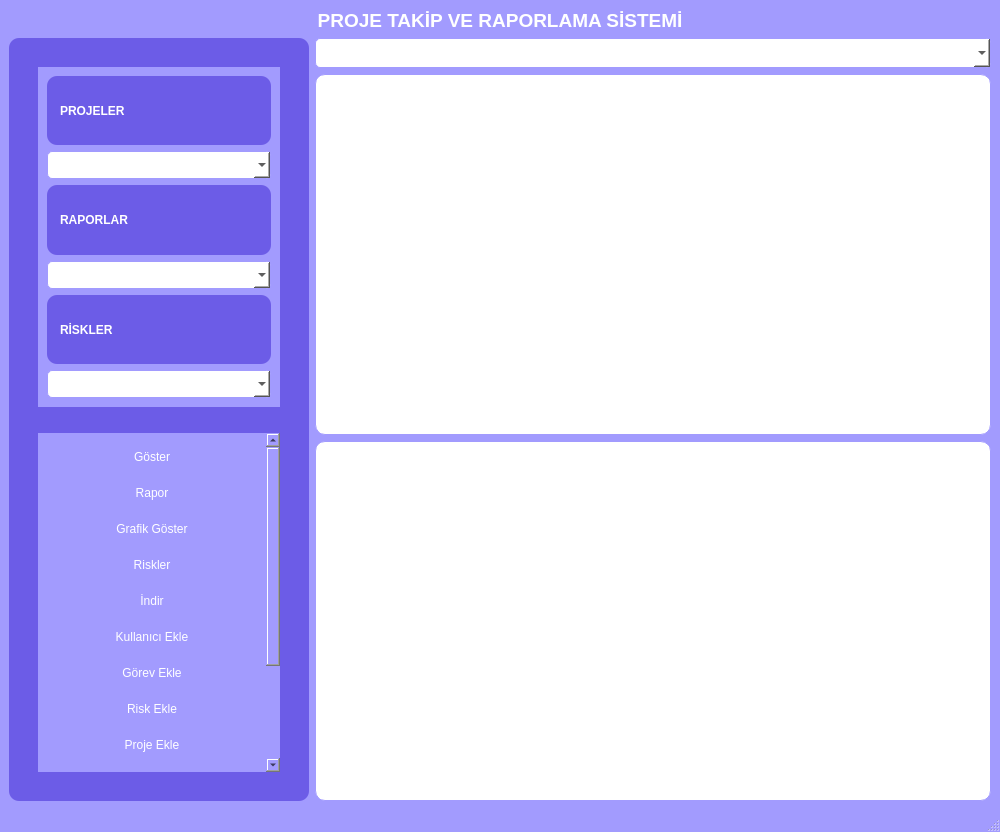
<?xml version="1.0" encoding="UTF-8"?>
<ui version="4.0">
 <class>MainWindow</class>
 <widget class="QMainWindow" name="MainWindow">
  <property name="geometry">
   <rect>
    <x>0</x>
    <y>0</y>
    <width>1000</width>
    <height>832</height>
   </rect>
  </property>
  <property name="minimumSize">
   <size>
    <width>1000</width>
    <height>700</height>
   </size>
  </property>
  <property name="windowTitle">
   <string>Proje Takip ve Raporlama Sistemi</string>
  </property>
  <property name="styleSheet">
   <string notr="true">QMainWindow {
    background-color: #a29bfe;
}</string>
  </property>
  <widget class="QWidget" name="centralwidget">
   <property name="styleSheet">
    <string notr="true">QWidget {
    background-color: #a29bfe;
}</string>
   </property>
   <layout class="QVBoxLayout" name="verticalLayout">
    <item>
     <widget class="QLabel" name="label_baslik">
      <property name="font">
       <font>
        <pointsize>14</pointsize>
        <weight>75</weight>
        <bold>true</bold>
       </font>
      </property>
      <property name="styleSheet">
       <string notr="true">color: white;</string>
      </property>
      <property name="text">
       <string>PROJE TAKİP VE RAPORLAMA SİSTEMİ</string>
      </property>
      <property name="alignment">
       <set>Qt::AlignCenter</set>
      </property>
     </widget>
    </item>
    <item>
     <layout class="QHBoxLayout" name="horizontalLayout">
      <item>
       <widget class="QFrame" name="frame">
        <property name="minimumSize">
         <size>
          <width>250</width>
          <height>0</height>
         </size>
        </property>
        <property name="maximumSize">
         <size>
          <width>300</width>
          <height>16777215</height>
         </size>
        </property>
        <property name="styleSheet">
         <string notr="true">QFrame {
    background-color: #6c5ce7;
    border-radius: 10px;
    padding: 10px;
}</string>
        </property>
        <layout class="QVBoxLayout" name="verticalLayout_2">
         <item>
          <widget class="QScrollArea" name="scrollArea">
           <property name="widgetResizable">
            <bool>true</bool>
           </property>
           <property name="styleSheet">
            <string notr="true">QScrollArea { border: none; }</string>
           </property>
           <widget class="QWidget" name="scrollContent">
            <layout class="QVBoxLayout" name="scrollLayout">
             <item>
              <widget class="QLabel" name="label_projeler">
               <property name="styleSheet">
                <string notr="true">color: white; font-weight: bold; font-size: 12px;</string>
               </property>
               <property name="text">
                <string>PROJELER</string>
               </property>
              </widget>
             </item>
             <item>
              <widget class="QComboBox" name="combobox_proje">
               <property name="minimumSize">
                <size>
                 <width>0</width>
                 <height>25</height>
                </size>
               </property>
               <property name="styleSheet">
                <string notr="true">QComboBox {
    border: 1px solid #a29bfe;
    border-radius: 5px;
    padding: 5px;
    background: white;
}
QComboBox:hover {
    border: 1px solid #ffffff;
}</string>
               </property>
              </widget>
             </item>
             <item>
              <widget class="QLabel" name="label_raporlar">
               <property name="styleSheet">
                <string notr="true">color: white; font-weight: bold; font-size: 12px;</string>
               </property>
               <property name="text">
                <string>RAPORLAR</string>
               </property>
              </widget>
             </item>
             <item>
              <widget class="QComboBox" name="combobox_raporlar">
               <property name="minimumSize">
                <size>
                 <width>0</width>
                 <height>25</height>
                </size>
               </property>
               <property name="styleSheet">
                <string notr="true">QComboBox {
    border: 1px solid #a29bfe;
    border-radius: 5px;
    padding: 5px;
    background: white;
}
QComboBox:hover {
    border: 1px solid #ffffff;
}</string>
               </property>
              </widget>
             </item>
             <item>
              <widget class="QLabel" name="label_riskler">
               <property name="styleSheet">
                <string notr="true">color: white; font-weight: bold; font-size: 12px;</string>
               </property>
               <property name="text">
                <string>RİSKLER</string>
               </property>
              </widget>
             </item>
             <item>
              <widget class="QComboBox" name="combobox_riskler">
               <property name="minimumSize">
                <size>
                 <width>0</width>
                 <height>25</height>
                </size>
               </property>
               <property name="styleSheet">
                <string notr="true">QComboBox {
    border: 1px solid #a29bfe;
    border-radius: 5px;
    padding: 5px;
    background: white;
}
QComboBox:hover {
    border: 1px solid #ffffff;
}</string>
               </property>
              </widget>
             </item>
            </layout>
           </widget>
          </widget>
         </item>
         <item>
          <widget class="QScrollArea" name="buttonScrollArea">
           <property name="widgetResizable">
            <bool>true</bool>
           </property>
           <property name="styleSheet">
            <string notr="true">QScrollArea { border: none; }</string>
           </property>
           <widget class="QWidget" name="buttonContent">
            <layout class="QVBoxLayout" name="buttonLayout">
             <item>
              <widget class="QPushButton" name="button_goster">
               <property name="minimumSize">
                <size>
                 <width>0</width>
                 <height>30</height>
                </size>
               </property>
               <property name="styleSheet">
                <string notr="true">QPushButton {
    background-color: #a29bfe;
    color: white;
    border: none;
    border-radius: 5px;
    padding: 5px;
}
QPushButton:hover {
    background-color: #ffffff;
    color: #6c5ce7;
}</string>
               </property>
               <property name="text">
                <string>Göster</string>
               </property>
              </widget>
             </item>
             <item>
              <widget class="QPushButton" name="pushButton_2">
               <property name="minimumSize">
                <size>
                 <width>0</width>
                 <height>30</height>
                </size>
               </property>
               <property name="styleSheet">
                <string notr="true">QPushButton {
    background-color: #a29bfe;
    color: white;
    border: none;
    border-radius: 5px;
    padding: 5px;
}
QPushButton:hover {
    background-color: #ffffff;
    color: #6c5ce7;
}</string>
               </property>
               <property name="text">
                <string>Rapor</string>
               </property>
              </widget>
             </item>
             <item>
              <widget class="QPushButton" name="pushButton">
               <property name="minimumSize">
                <size>
                 <width>0</width>
                 <height>30</height>
                </size>
               </property>
               <property name="styleSheet">
                <string notr="true">QPushButton {
    background-color: #a29bfe;
    color: white;
    border: none;
    border-radius: 5px;
    padding: 5px;
}
QPushButton:hover {
    background-color: #ffffff;
    color: #6c5ce7;
}</string>
               </property>
               <property name="text">
                <string>Grafik Göster</string>
               </property>
              </widget>
             </item>
             <item>
              <widget class="QPushButton" name="pushButton_3">
               <property name="minimumSize">
                <size>
                 <width>0</width>
                 <height>30</height>
                </size>
               </property>
               <property name="styleSheet">
                <string notr="true">QPushButton {
    background-color: #a29bfe;
    color: white;
    border: none;
    border-radius: 5px;
    padding: 5px;
}
QPushButton:hover {
    background-color: #ffffff;
    color: #6c5ce7;
}</string>
               </property>
               <property name="text">
                <string>Riskler</string>
               </property>
              </widget>
             </item>
             <item>
              <widget class="QPushButton" name="pushButton_4">
               <property name="minimumSize">
                <size>
                 <width>0</width>
                 <height>30</height>
                </size>
               </property>
               <property name="styleSheet">
                <string notr="true">QPushButton {
    background-color: #a29bfe;
    color: white;
    border: none;
    border-radius: 5px;
    padding: 5px;
}
QPushButton:hover {
    background-color: #ffffff;
    color: #6c5ce7;
}</string>
               </property>
               <property name="text">
                <string>İndir</string>
               </property>
              </widget>
             </item>
             <item>
              <widget class="QPushButton" name="button_kullanici_ekle">
               <property name="minimumSize">
                <size>
                 <width>0</width>
                 <height>30</height>
                </size>
               </property>
               <property name="styleSheet">
                <string notr="true">QPushButton {
    background-color: #a29bfe;
    color: white;
    border: none;
    border-radius: 5px;
    padding: 5px;
}
QPushButton:hover {
    background-color: #ffffff;
    color: #6c5ce7;
}</string>
               </property>
               <property name="text">
                <string>Kullanıcı Ekle</string>
               </property>
              </widget>
             </item>
             <item>
              <widget class="QPushButton" name="button_gorev_ekle">
               <property name="minimumSize">
                <size>
                 <width>0</width>
                 <height>30</height>
                </size>
               </property>
               <property name="styleSheet">
                <string notr="true">QPushButton {
    background-color: #a29bfe;
    color: white;
    border: none;
    border-radius: 5px;
    padding: 5px;
}
QPushButton:hover {
    background-color: #ffffff;
    color: #6c5ce7;
}</string>
               </property>
               <property name="text">
                <string>Görev Ekle</string>
               </property>
              </widget>
             </item>
             <item>
              <widget class="QPushButton" name="button_risk_ekle">
               <property name="minimumSize">
                <size>
                 <width>0</width>
                 <height>30</height>
                </size>
               </property>
               <property name="styleSheet">
                <string notr="true">QPushButton {
    background-color: #a29bfe;
    color: white;
    border: none;
    border-radius: 5px;
    padding: 5px;
}
QPushButton:hover {
    background-color: #ffffff;
    color: #6c5ce7;
}</string>
               </property>
               <property name="text">
                <string>Risk Ekle</string>
               </property>
              </widget>
             </item>
             <item>
              <widget class="QPushButton" name="button_proje_ekle">
               <property name="minimumSize">
                <size>
                 <width>0</width>
                 <height>30</height>
                </size>
               </property>
               <property name="styleSheet">
                <string notr="true">QPushButton {
    background-color: #a29bfe;
    color: white;
    border: none;
    border-radius: 5px;
    padding: 5px;
}
QPushButton:hover {
    background-color: #ffffff;
    color: #6c5ce7;
}</string>
               </property>
               <property name="text">
                <string>Proje Ekle</string>
               </property>
              </widget>
             </item>
             <item>
              <widget class="QPushButton" name="button_show_projeler">
               <property name="minimumSize">
                <size>
                 <width>0</width>
                 <height>30</height>
                </size>
               </property>
               <property name="styleSheet">
                <string notr="true">QPushButton {
    background-color: #a29bfe;
    color: white;
    border: none;
    border-radius: 5px;
    padding: 5px;
}
QPushButton:hover {
    background-color: #ffffff;
    color: #6c5ce7;
}</string>
               </property>
               <property name="text">
                <string>Projeler Tablosu</string>
               </property>
              </widget>
             </item>
             <item>
              <widget class="QPushButton" name="button_show_gorevler">
               <property name="minimumSize">
                <size>
                 <width>0</width>
                 <height>30</height>
                </size>
               </property>
               <property name="styleSheet">
                <string notr="true">QPushButton {
    background-color: #a29bfe;
    color: white;
    border: none;
    border-radius: 5px;
    padding: 5px;
}
QPushButton:hover {
    background-color: #ffffff;
    color: #6c5ce7;
}</string>
               </property>
               <property name="text">
                <string>Görevler Tablosu</string>
               </property>
              </widget>
             </item>
             <item>
              <widget class="QPushButton" name="button_show_raporlar">
               <property name="minimumSize">
                <size>
                 <width>0</width>
                 <height>30</height>
                </size>
               </property>
               <property name="styleSheet">
                <string notr="true">QPushButton {
    background-color: #a29bfe;
    color: white;
    border: none;
    border-radius: 5px;
    padding: 5px;
}
QPushButton:hover {
    background-color: #ffffff;
    color: #6c5ce7;
}</string>
               </property>
               <property name="text">
                <string>Raporlar Tablosu</string>
               </property>
              </widget>
             </item>
             <item>
              <widget class="QPushButton" name="button_show_kullanicilar">
               <property name="minimumSize">
                <size>
                 <width>0</width>
                 <height>30</height>
                </size>
               </property>
               <property name="styleSheet">
                <string notr="true">QPushButton {
    background-color: #a29bfe;
    color: white;
    border: none;
    border-radius: 5px;
    padding: 5px;
}
QPushButton:hover {
    background-color: #ffffff;
    color: #6c5ce7;
}</string>
               </property>
               <property name="text">
                <string>Kullanıcılar Tablosu</string>
               </property>
              </widget>
             </item>
            </layout>
           </widget>
          </widget>
         </item>
        </layout>
       </widget>
      </item>
      <item>
       <layout class="QVBoxLayout" name="verticalLayout_3">
        <item>
         <widget class="QComboBox" name="combobox_grafik_turu">
          <property name="minimumSize">
           <size>
            <width>200</width>
            <height>30</height>
           </size>
          </property>
          <property name="styleSheet">
           <string notr="true">QComboBox {
    background-color: white;
    border: 1px solid #a29bfe;
    border-radius: 5px;
    padding: 5px;
}
QComboBox:hover {
    border: 1px solid #6c5ce7;
}</string>
          </property>
         </widget>
        </item>
        <item>
         <widget class="QTableWidget" name="tablo">
          <property name="styleSheet">
           <string notr="true">QTableWidget {
    border: 1px solid #a29bfe;
    border-radius: 10px;
    background: white;
}
QTableWidget::item {
    padding: 5px;
}
QHeaderView::section {
    background-color: #6c5ce7;
    color: white;
    padding: 5px;
    border: 1px solid #a29bfe;
}</string>
          </property>
         </widget>
        </item>
        <item>
         <widget class="QGraphicsView" name="grafik">
          <property name="minimumSize">
           <size>
            <width>0</width>
            <height>300</height>
           </size>
          </property>
          <property name="styleSheet">
           <string notr="true">QGraphicsView {
    border: 1px solid #a29bfe;
    border-radius: 10px;
    background: white;
}</string>
          </property>
         </widget>
        </item>
       </layout>
      </item>
     </layout>
    </item>
   </layout>
  </widget>
  <widget class="QStatusBar" name="statusbar"/>
 </widget>
 <resources/>
 <connections/>
</ui>
